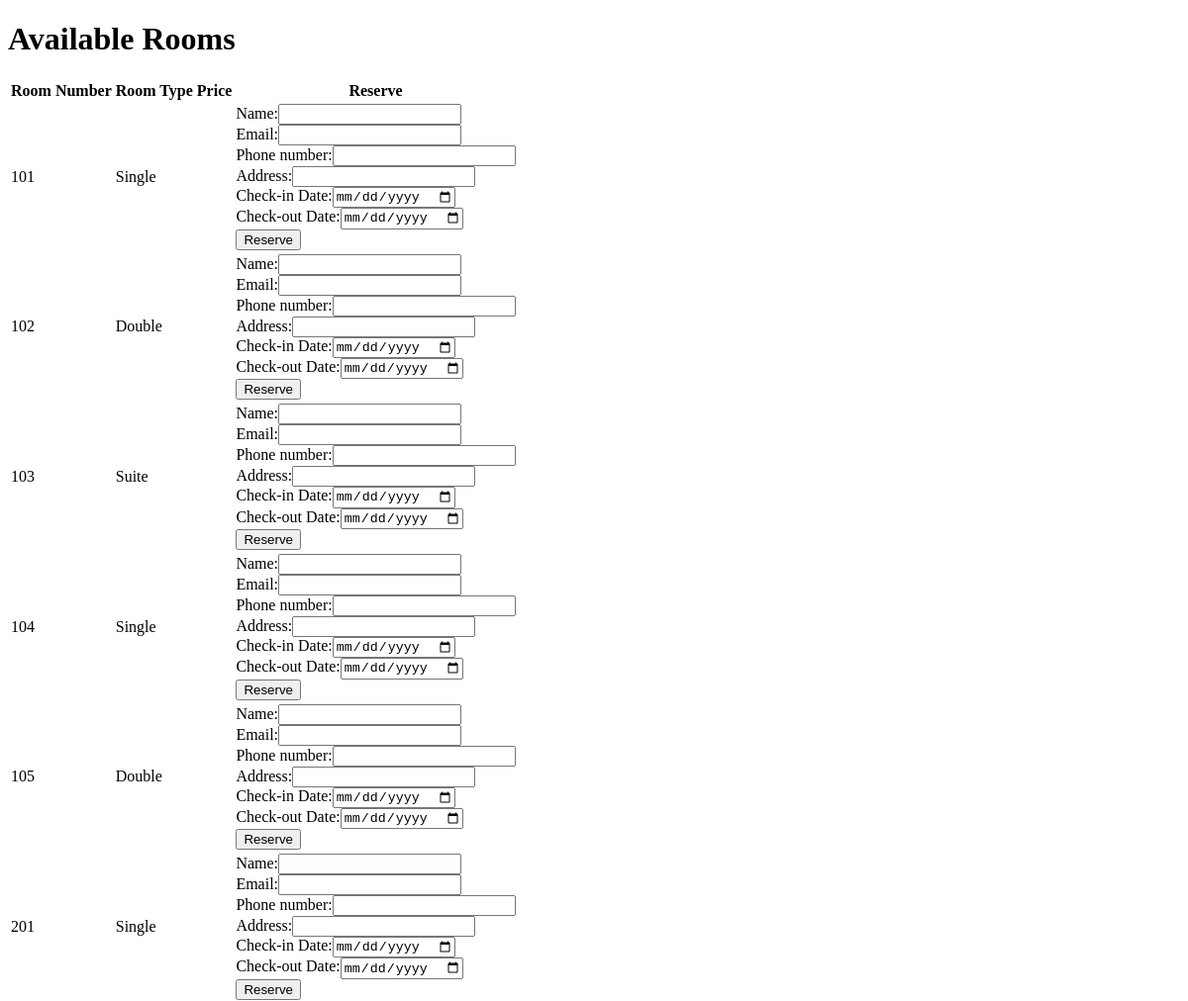
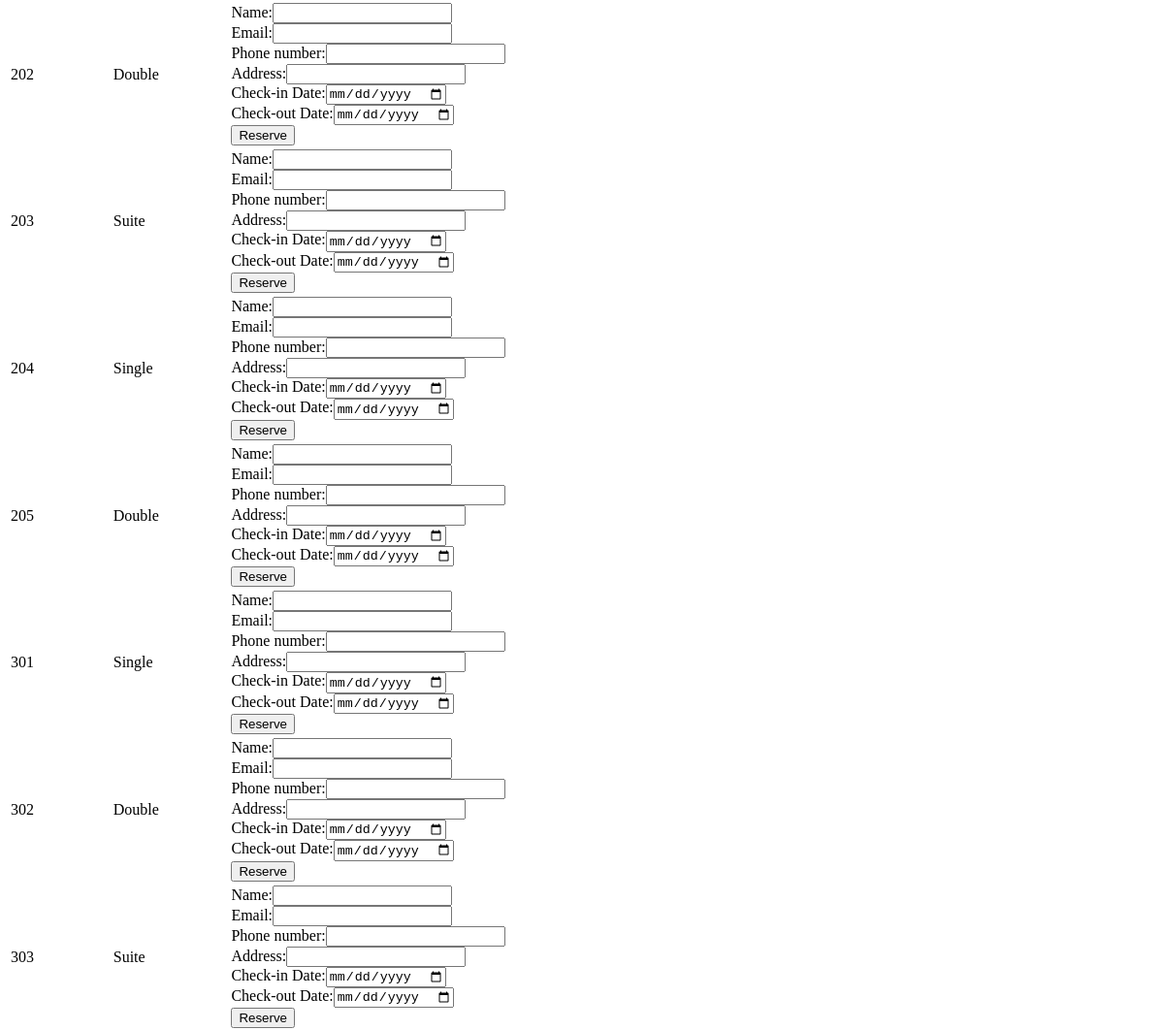
Before: /rezervation.php (upper part) with the older database file (2 pictures, top to bottom).
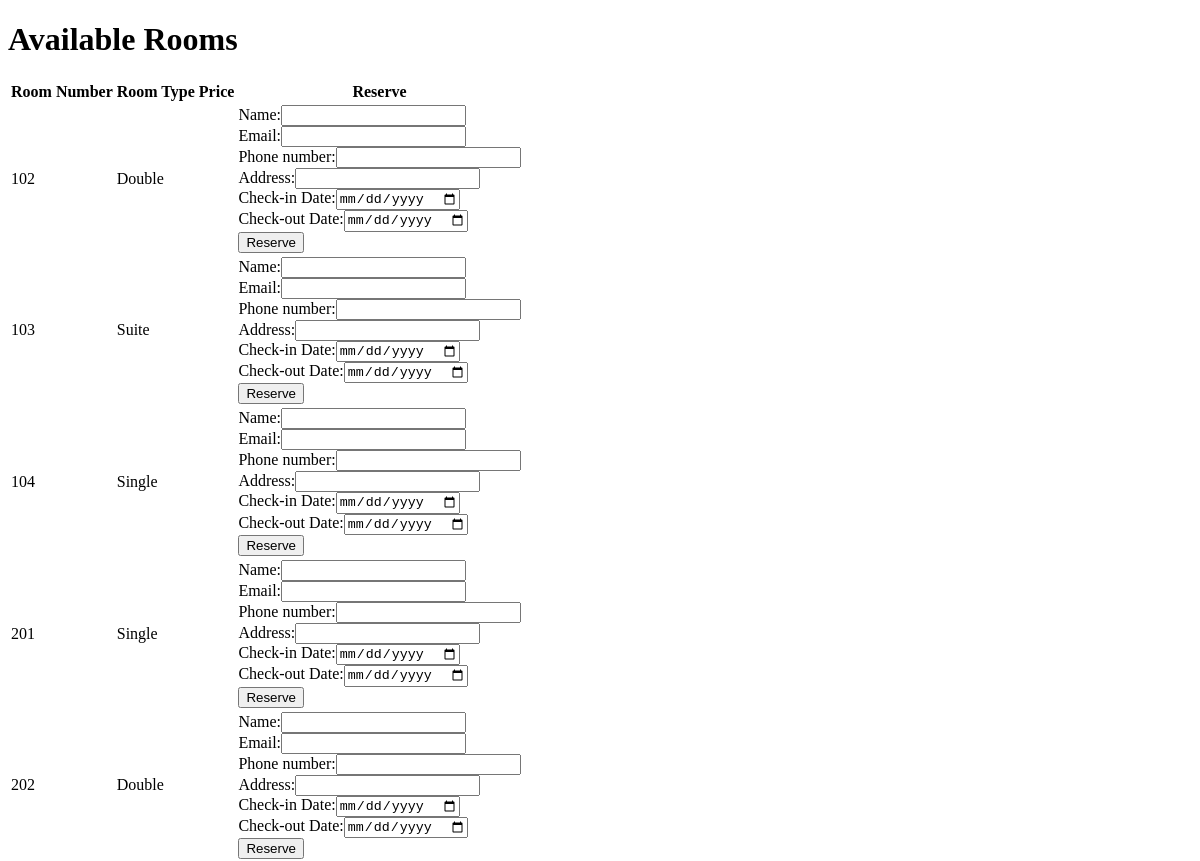
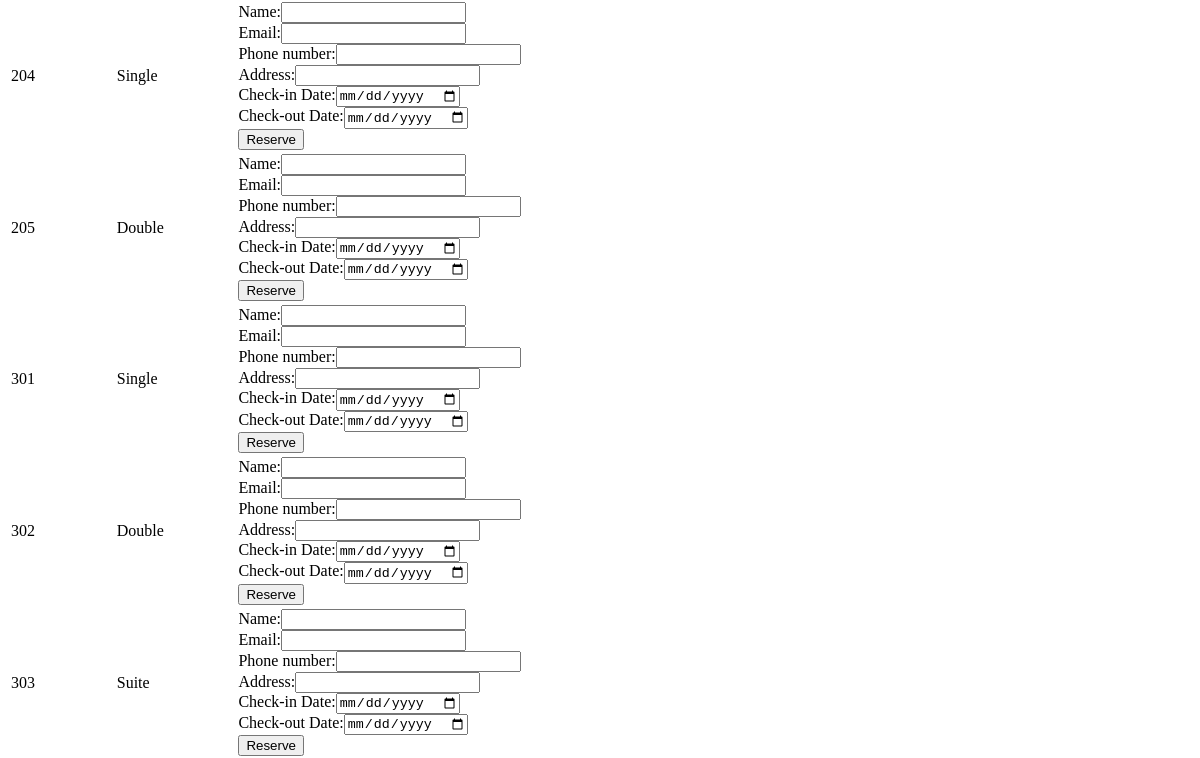
After: the same page with the newer database file (2 pictures, top to bottom).
### tables this page shows
CREATE TABLE Room (
    room_number INT NOT NULL,
    room_type VARCHAR(50) NOT NULL,
    room_price DECIMAL(10,2) NOT NULL,
    max_occupancy INT NOT NULL,
    available BOOLEAN NOT NULL,
    floor INT NOT NULL,
    PRIMARY KEY (room_number)
);

### rezervation.php (the view, shortened to what this page needs)
<!DOCTYPE html>
<html>
<head>
</head>
<body>
	<?php
		$servername = "localhost";
		$username = "root";
		$password = "";
		$dbname = "hotel";
		$conn = mysqli_connect($servername, $username, $password, $dbname);
		$sql = "SELECT * FROM Room WHERE available = 1";
		$result = mysqli_query($conn, $sql);
		if (mysqli_num_rows($result) > 0) {
			echo "<h1>Available Rooms</h1>";
			echo "<table>";
			echo "<tr><th>Room Number</th><th>Room Type</th><th>Price</th><th>Reserve</th></tr>";
			while ($row = mysqli_fetch_assoc($result)) {
				echo "<tr><td>" . $row["room_number"] . "</td><td>" . $row["room_type"] . "</td><td>" . $row["price"] . "</td><td>";
				echo "<form method='post' action='" . $_SERVER["PHP_SELF"] . "'>";
				echo "<label for='guest_name'>Name:</label>";
				echo "<input type='text' id='guest_name' name='guest_name'><br>";
				echo "<label for='guest_email'>Email:</label>";
				echo "<input type='email' id='guest_email' name='guest_email'><br>";
echo "<label for='guest_name'>Phone number:</label>";
				echo "<input type='text' id='phone_number' name='phone_number'><br>";
				echo "<label for='address'>Address:</label>";
				echo "<input type='text' id='address' name='address'><br>";
				echo "<label for='check_in_date'>Check-in Date:</label>";
				echo "<input type='date' id='check_in_date' name='check_in_date'><br>";
				echo "<label for='check_out_date'>Check-out Date:</label>";
				echo "<input type='date' id='check_out_date' name='check_out_date'><br>";
				echo "<input type='submit' value='Reserve'>";
				echo "</form></td></tr>";
			}
			echo "</table>";
		} else {
			echo "No rooms available";
		}
	?>
</body>
</html>

Changed rows visible on the page:
no longer on this page (row edited): room: room_number "101", room_type "Single"
no longer on this page (row edited): room: room_number "105", room_type "Double"
no longer on this page (row edited): room: room_number "203", room_type "Suite"
